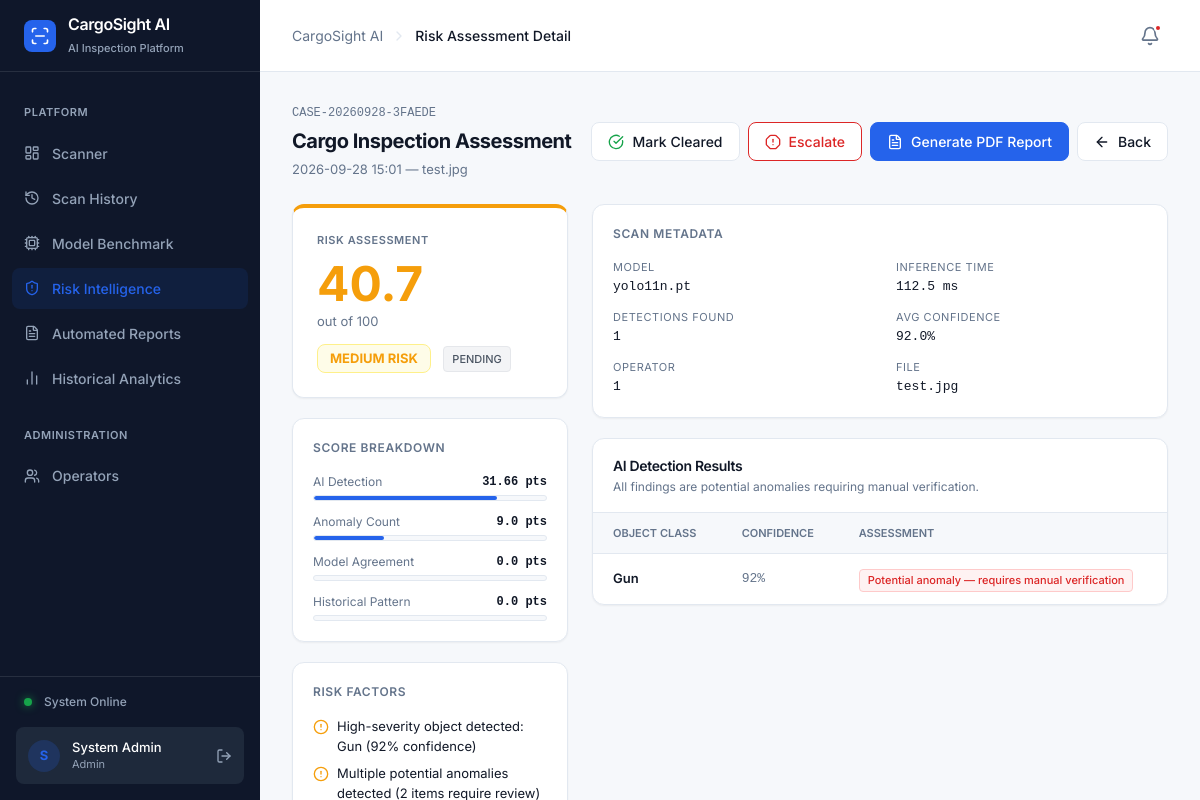
Screenshot of /risk-intelligence/CASE-20260928-3FAEDE (signed in) with the database file from the repository.
### tables this page shows
CREATE TABLE risk_assessments (
            id INTEGER PRIMARY KEY AUTOINCREMENT,
            case_id TEXT UNIQUE NOT NULL,
            scan_date TIMESTAMP DEFAULT CURRENT_TIMESTAMP,
            operator_id INTEGER,
            filename TEXT,
            model TEXT,
            detections TEXT,
            avg_confidence REAL DEFAULT 0,
            num_detections INTEGER DEFAULT 0,
            detection_score REAL DEFAULT 0,
            anomaly_score REAL DEFAULT 0,
            model_agreement_score REAL DEFAULT 0,
            historical_score REAL DEFAULT 0,
            final_risk_score REAL DEFAULT 0,
            risk_level TEXT DEFAULT 'LOW',
            risk_factors TEXT,
            inspection_status TEXT DEFAULT 'PENDING',
            inference_time_ms REAL,
            FOREIGN KEY (operator_id) REFERENCES users(id)
        );

### risk/routes.py (the view)
@risk_bp.route('/risk-intelligence/<case_id>')
@login_required
def risk_detail(case_id):
    assessment = get_risk_assessment_by_case(case_id)
    if not assessment:
        return render_template('risk_detail.html', assessment=None, error='Case not found')
    return render_template('risk_detail.html', assessment=assessment)

### auth/models.py (called while the page is built)
def get_db_connection():
    conn = sqlite3.connect(DB_PATH)
    conn.row_factory = sqlite3.Row
    return conn

def get_risk_assessment_by_case(case_id: str):
    import json
    conn = get_db_connection()
    row = conn.execute('SELECT * FROM risk_assessments WHERE case_id = ?', (case_id,)).fetchone()
    conn.close()
    if not row: return None
    d = dict(row)
    try: d['detections'] = json.loads(d.get('detections') or '[]')
    except: d['detections'] = []
    try: d['risk_factors'] = json.loads(d.get('risk_factors') or '[]')
    except: d['risk_factors'] = []
    return d

### templates/risk_detail.html (shortened to what this page needs)
{% extends "base.html" %}
{% block page_title %}Risk Assessment Detail{% endblock %}
{% block content %}
{% if error %}
<div class="card p-8 text-center">
  <i data-lucide="alert-circle" class="w-10 h-10 text-status-danger mx-auto mb-3"></i>
  <p class="text-text-primary font-semibold">{{ error }}</p>
  <a href="/risk-intelligence" class="btn btn-secondary mt-4"><i data-lucide="arrow-left" class="w-4 h-4"></i> Back</a>
</div>
{% else %}
<div class="flex items-center justify-between">
  <div>
    <div class="text-[12px] text-text-secondary font-mono mb-1">{{ assessment.case_id }}</div>
    <h2 class="text-[20px] font-bold text-text-primary">Cargo Inspection Assessment</h2>
    <p class="text-[13px] text-text-secondary mt-1">{{ assessment.scan_date[:16] if assessment.scan_date else '' }} &mdash; {{ assessment.filename }}</p>
  </div>
  <div class="flex gap-2">
    <button onclick="updateStatus('CLEARED')" class="btn btn-secondary"><i data-lucide="check-circle" class="w-4 h-4 text-status-success"></i> Mark Cleared</button>
    <button onclick="updateStatus('ESCALATED')" class="btn btn-danger"><i data-lucide="alert-octagon" class="w-4 h-4"></i> Escalate</button>
    <button onclick="generateReport()" class="btn btn-primary"><i data-lucide="file-text" class="w-4 h-4"></i> Generate PDF Report</button>
    <a href="/risk-intelligence" class="btn btn-secondary"><i data-lucide="arrow-left" class="w-4 h-4"></i> Back</a>
  </div>
</div>
<div class="grid grid-cols-1 lg:grid-cols-3 gap-6">
  <div class="lg:col-span-1 flex flex-col gap-5">
    <div class="card p-6 border-t-4
      {% if assessment.risk_level == 'CRITICAL' %}border-t-status-danger
      {% elif assessment.risk_level == 'HIGH' %}border-t-[#EA580C]
      {% elif assessment.risk_level == 'MEDIUM' %}border-t-status-warning
      {% else %}border-t-status-success{% endif %}">
      <div class="text-[11px] font-semibold text-text-secondary uppercase tracking-wider mb-3">Risk Assessment</div>
      <div class="text-[48px] font-bold leading-none
        {% if assessment.risk_level == 'CRITICAL' %}text-status-danger
        {% elif assessment.risk_level == 'HIGH' %}text-[#EA580C]
        {% elif assessment.risk_level == 'MEDIUM' %}text-status-warning
        {% else %}text-status-success{% endif %}">
        {{ assessment.final_risk_score }}
      </div>
      <div class="text-[13px] text-text-secondary mt-1">out of 100</div>
      <div class="mt-3">
        <span class="inline-flex items-center px-3 py-1 rounded-lg text-[13px] font-bold border
          {% if assessment.risk_level == 'CRITICAL' %}bg-red-50 text-status-danger border-red-200
          {% elif assessment.risk_level == 'HIGH' %}bg-orange-50 text-[#EA580C] border-orange-200
          {% elif assessment.risk_level == 'MEDIUM' %}bg-yellow-50 text-status-warning border-yellow-200
          {% else %}bg-green-50 text-status-success border-green-200{% endif %}">
          {{ assessment.risk_level }} RISK
        </span>
        <span class="ml-2 inline-flex items-center px-2 py-1 rounded text-[11px] font-medium bg-gray-100 text-gray-600 border border-gray-200">
          {{ assessment.inspection_status }}
        </span>
      </div>
    </div>
    <div class="card p-5">
      <div class="text-[12px] font-semibold text-text-secondary uppercase tracking-wider mb-4">Score Breakdown</div>
      <div class="space-y-3">
        {% for label, val, pct in [
          ('AI Detection', assessment.detection_score, 40),
          ('Anomaly Count', assessment.anomaly_score, 30),
          ('Model Agreement', assessment.model_agreement_score, 20),
          ('Historical Pattern', assessment.historical_score, 10)
        ] %}
        <div>
          <div class="flex justify-between text-[12px] mb-1">
            <span class="text-text-secondary">{{ label }}</span>
            <span class="font-mono font-semibold text-text-primary">{{ val }} pts</span>
          </div>
          <div class="h-1.5 bg-base-bg rounded-full overflow-hidden border border-base-border">
            <div class="h-full bg-accent rounded-full" style="width:{{ [(val / pct * 100)|int, 100]|min }}%"></div>
          </div>
        </div>
        {% endfor %}
      </div>
    </div>
    <div class="card p-5">
      <div class="text-[12px] font-semibold text-text-secondary uppercase tracking-wider mb-4">Risk Factors</div>
      {% if assessment.risk_factors %}
      <ul class="space-y-2">
        {% for factor in assessment.risk_factors %}
        <li class="flex items-start gap-2 text-[13px] text-text-primary">
          <i data-lucide="alert-circle" class="w-4 h-4 text-status-warning shrink-0 mt-0.5"></i>
          {{ factor }}
        </li>
        {% endfor %}
      </ul>
      {% else %}
      <p class="text-[13px] text-text-secondary">No specific risk factors identified.</p>
      {% endif %}
    </div>
  </div>
  <div class="lg:col-span-2 flex flex-col gap-5">
    <div class="card p-5">
      <div class="text-[12px] font-semibold text-text-secondary uppercase tracking-wider mb-4">Scan Metadata</div>
      <dl class="grid grid-cols-2 gap-x-8 gap-y-3">
        {% for label, val in [
          ('Model', assessment.model),
          ('Inference Time', (assessment.inference_time_ms|string) + ' ms'),
          ('Detections Found', assessment.num_detections|string),
          ('Avg Confidence', (assessment.avg_confidence|string) + '%'),
          ('Operator', assessment.operator_id|string),
          ('File', assessment.filename)
        ] %}
        <div>
          <dt class="text-[11px] text-text-secondary uppercase tracking-wider">{{ label }}</dt>
          <dd class="text-[13px] font-medium text-text-primary mt-0.5 font-mono">{{ val }}</dd>
        </div>
        {% endfor %}
      </dl>
    </div>
    <div class="card overflow-hidden">
      <div class="px-5 py-4 border-b border-base-border">
        <h3 class="text-[14px] font-semibold text-text-primary">AI Detection Results</h3>
        <p class="text-[12px] text-text-secondary mt-0.5">All findings are potential anomalies requiring manual verification.</p>
      </div>
      {% if assessment.detections %}
      <div class="overflow-x-auto">
        <table class="w-full text-left border-collapse">
          <thead class="bg-base-bg border-b border-base-border">
            <tr>
              <th class="px-5 py-3 text-[11px] font-semibold text-text-secondary uppercase">Object Class</th>
              <th class="px-5 py-3 text-[11px] font-semibold text-text-secondary uppercase">Confidence</th>
              <th class="px-5 py-3 text-[11px] font-semibold text-text-secondary uppercase">Assessment</th>
            </tr>
          </thead>
          <tbody class="divide-y divide-base-border">
            {% for d in assessment.detections %}
            <tr class="hover:bg-gray-50">
              <td class="px-5 py-3 text-[13px] font-semibold text-text-primary">{{ d.class }}</td>
              <td class="px-5 py-3 text-[13px] font-mono text-text-secondary">{{ d.confidence }}%</td>
              <td class="px-5 py-3">
                <span class="inline-flex items-center px-2 py-0.5 rounded text-[11px] font-medium bg-red-50 text-status-danger border border-red-200">
                  Potential anomaly &mdash; requires manual verification
                </span>
              </td>
            </tr>
            {% endfor %}
          </tbody>
        </table>
      </div>
      {% else %}
      <div class="px-5 py-6 text-[13px] text-text-secondary text-center">No objects detected in this scan.</div>
      {% endif %}
    </div>
  </div>
</div>
{% endif %}
{% endblock %}

### rows the page displays
risk_assessments: case_id "CASE-20260928-3FAEDE", scan_date "2026-09-28 15:01", filename "test.jpg", final_risk_score "40.7", risk_level "MEDIUM", inspection_status "PENDING", label "AI Detection", detection_score "31.66", {{ [(val / pct * 100)|int, 100]|min }} 79 (drawn), label "Anomaly Count", anomaly_score "9.0", {{ [(val / pct * 100)|int, 100]|min }} 30 (drawn), label "Model Agreement", model_agreement_score "0.0", label "Historical Pattern", historical_score "0.0", label "MODEL", model "yolo11n.pt", label "FILE"

### other values shown
{{ session.get('name', 'O')[0] | upper }} "S"
{{ session.get('name', 'Operator') }} "System Admin"
{{ session.get('role', 'User') }} "Admin"
{{ factor }} "High-severity object detected: Gun (92% confidence)" "Multiple potential anomalies detected (2 items require review)"
{{ label }} "INFERENCE TIME" "DETECTIONS FOUND" "AVG CONFIDENCE" "OPERATOR"
{{ val }} "112.5 ms" "1" "92.0%" "1"
{{ d.class }} "Gun"
{{ d.confidence }} "92"
